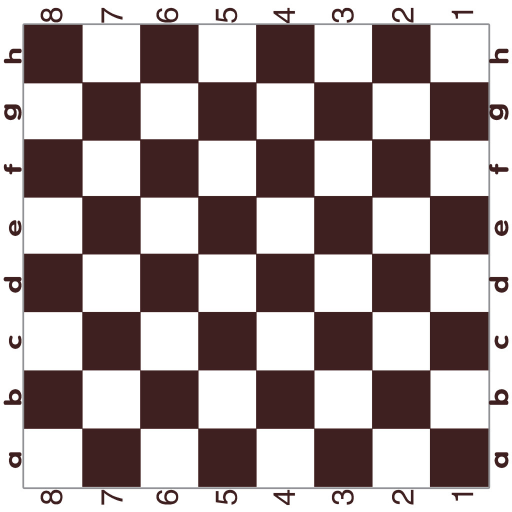
#> input picture opencv4.5.4/images/chess.jpg, 1024 x 1024 px, found by its file name (shown at 1/2 size)
$ python '梯度和拉普拉斯算子.py'
#> lines starting #> are read from the running program, lines starting #| are printed output that depends on the picture
#%%
# -*- coding UTF-8 -*-
'''
@Project : TensorflowStudy
@File : 梯度和拉普拉斯算子.py
@Author : chenbei
@Date : 2021/9/8 11:43
'''
import matplotlib.pyplot as plt
from matplotlib.pylab import mpl
from matplotlib.font_manager import FontProperties
import numpy as np
import os
import skimage.util
import skimage
from PIL import Image
import  scipy.signal
import matplotlib.pylab as pylab
plt.rcParams['font.sans-serif'] = ['Times New Roman']  # 设置字体风格,必须在前然后设置显示中文
mpl.rcParams['font.size'] = 10.5  # 图片字体大小
mpl.rcParams['font.sans-serif'] = ['SimHei']  # 显示中文的命令
mpl.rcParams['axes.unicode_minus'] = False  # 显示负号的命令
mpl.rcParams['agg.path.chunksize'] = 10000
plt.rcParams['figure.figsize'] = (7.8, 3.8)  # 设置figure_size尺寸
plt.rcParams['savefig.dpi'] = 600  # 图片像素
plt.rcParams['figure.dpi'] = 600  # 分辨率
font_set = FontProperties(fname=r"C:\Windows\Fonts\simsun.ttc", size=10.5)
root = os.path.join(os.getcwd(),"ImageProcessing")
img_dir = os.path.join(root,"images")
def plot_im1_im2(im1,im2,title1="original",title2="reconstruction"):
    fig = plt.figure()
    plt.gray()
    ax1 = fig.add_subplot(121)
    ax2 = fig.add_subplot(122)
    ax1.imshow(im1),ax2.imshow(im2)
    ax1.set_title(title1,size=12),ax2.set_title(title2,size=12)
    ax1.set_axis_off(),ax2.set_axis_off()
    fig.show()
def plot_ax(im,ax,title):
    ax.imshow(im),ax.set_title(title,size=12),ax.set_axis_off()
#%% （1）梯度
fowardker_x,fowardker_y = [[-1,1]],[[-1],[1]]
im = Image.open(img_dir+"\chess.jpg").convert("L")
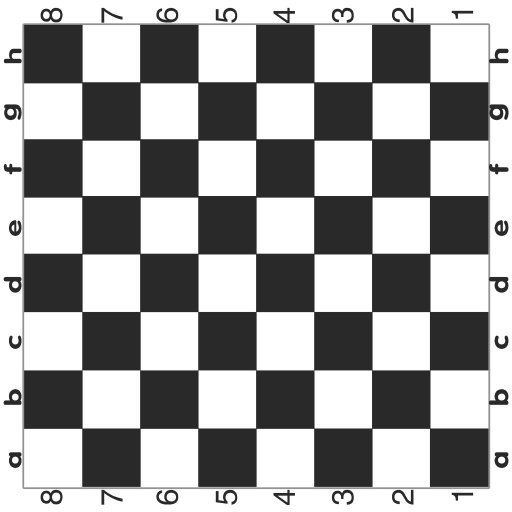
#> im: PIL image 1024x1024 L (shown at 1/2 size); min 25, max 255, mean 160.9
im = np.asarray(im)
im_dx = scipy.signal.convolve2d(im,fowardker_x,mode='same')
im_dy = scipy.signal.convolve2d(im,fowardker_y,mode='same')
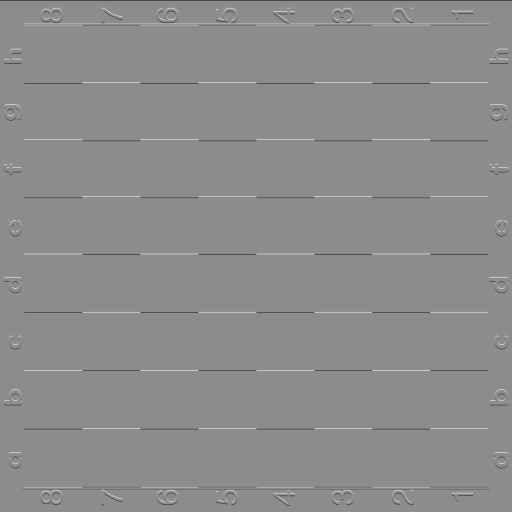
#> im_dy: shape (1024, 1024) int64 (shown at 1/2 size); min -255, max 207, mean -0.2; drawn with min black and max white
im_mag = np.sqrt(im_dx**2+im_dy**2)
im_ang = np.arctan(im_dy/im_dx)
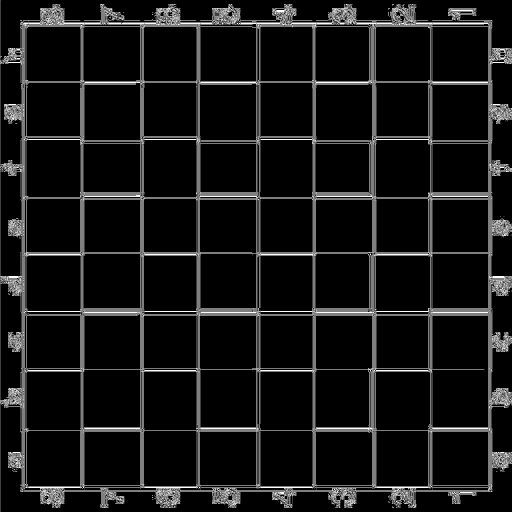
#> im_ang: shape (1024, 1024) float64 (shown at 1/2 size); 83.48% of the values are NaN or infinite; the others: min -1.57, max 1.57, mean 0.0279; drawn with min black, max white, NaN and infinite black
imgs = [im,im_dx,im_dy,im_mag,im_ang]
fig ,axes = pylab.subplots(2,3)
axes = axes.flatten()
titles = ['original','$grad_x$','$grad_y$','||grad||',r'$\theta$']
for img ,axe,title in zip(imgs,axes[:-1],titles):
    plot_ax(img,axe,title)
#> this loop made 5 passes
#> title on passes 1 to 5: 'original', '$grad_x$', '$grad_y$', '||grad||', '$\\theta$'
# 绘制最后1个子图,图像第一行像素核图像对x骗偏导的第121行随y的变化f(0,y)、f'(0,y)
axes[-1].plot(range(im.shape[1]),im[121,:],'r-',label=r'$f(x,y)|_{x=121}$')
axes[-1].plot(range(im.shape[1]),im_dx[121,:],'g-',label=r'$grad_x(f(x,y))|_{x=121}$')
axes[-1].plot(range(im.shape[1]),im_dy[:,121],'b-',label=r'$grad_y(f(x,y))|_{y=121}$')
axes[-1].legend(prop=dict(size=8))
axes[-1].set_title("$grad|_{xy}(f(x,y))|_{x,y=121}$")
fig.show()
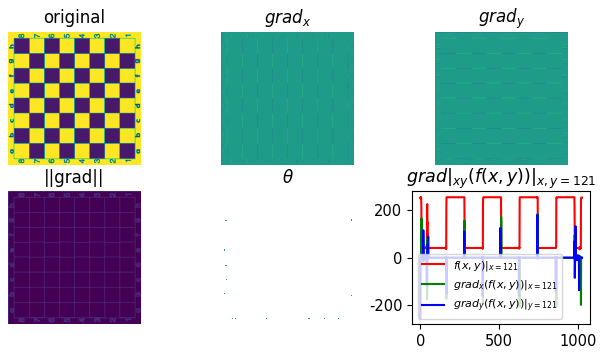
#> figure drawn by matplotlib, 6 panels; panel 6: curve peaks at x = 1, y = 255; panel 6: curve peaks at x = 744, y = 185; panel 6: curve peaks at x = 741, y = 181
#%%（2）拉普拉斯算子
"""[1]
[1][-4][1]
   [1]
"""
im_noise = skimage.util.random_noise(im,var=1) # 拉普拉斯算子对噪声十分敏感
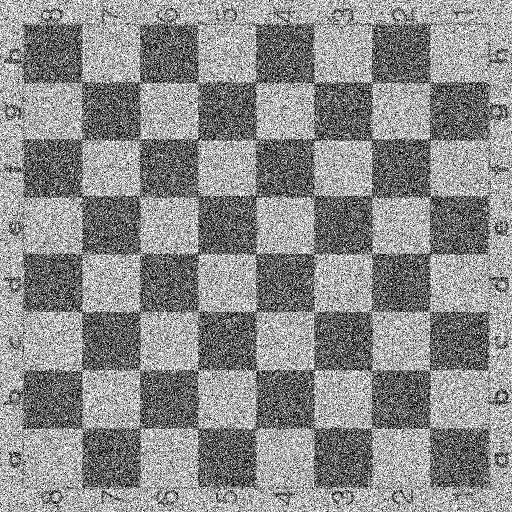
#> im_noise: shape (1024, 1024) float64 (shown at 1/2 size); min 0, max 1, mean 0.547
ker_laplacian = [[0,1,0],[-1,4,-1],[0,-1,0]]
im_laplacian = scipy.signal.convolve2d(im,ker_laplacian,mode='same')
im_laplacian_noise = scipy.signal.convolve2d(im_noise,ker_laplacian,mode='same')
im_laplacian , im_laplacian_noise = np.clip(im_laplacian,0,255),np.clip(im_laplacian_noise,0,255)
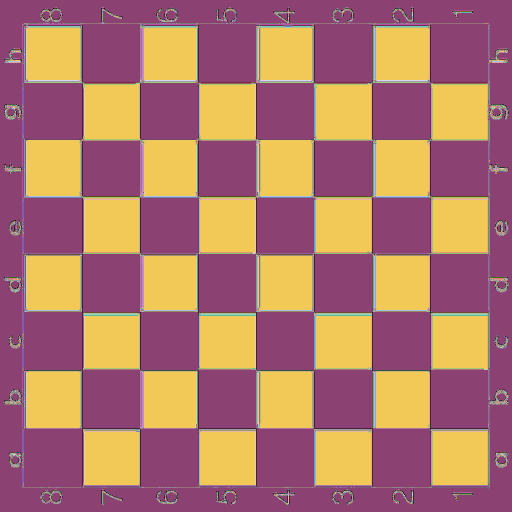
#> im_laplacian: shape (1024, 1024) int64 (shown at 1/2 size); 256 distinct labels, from 0 to 255; one colour per label, 0 black
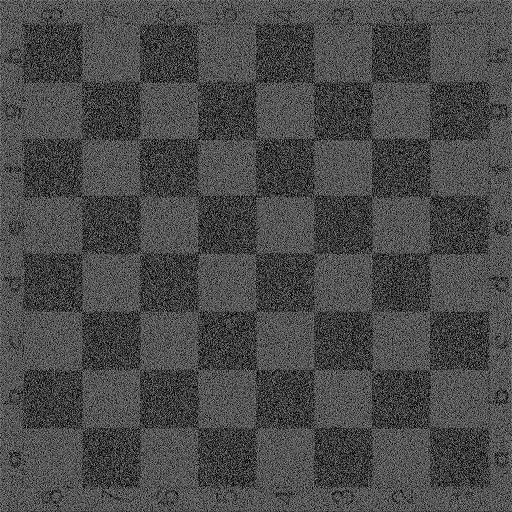
#> im_laplacian_noise: shape (1024, 1024) float64 (shown at 1/2 size); min 0, max 5, mean 1.45; drawn with min black and max white
plot_im1_im2(im_laplacian,im_laplacian_noise,title1="no noise",title2='add noise')
